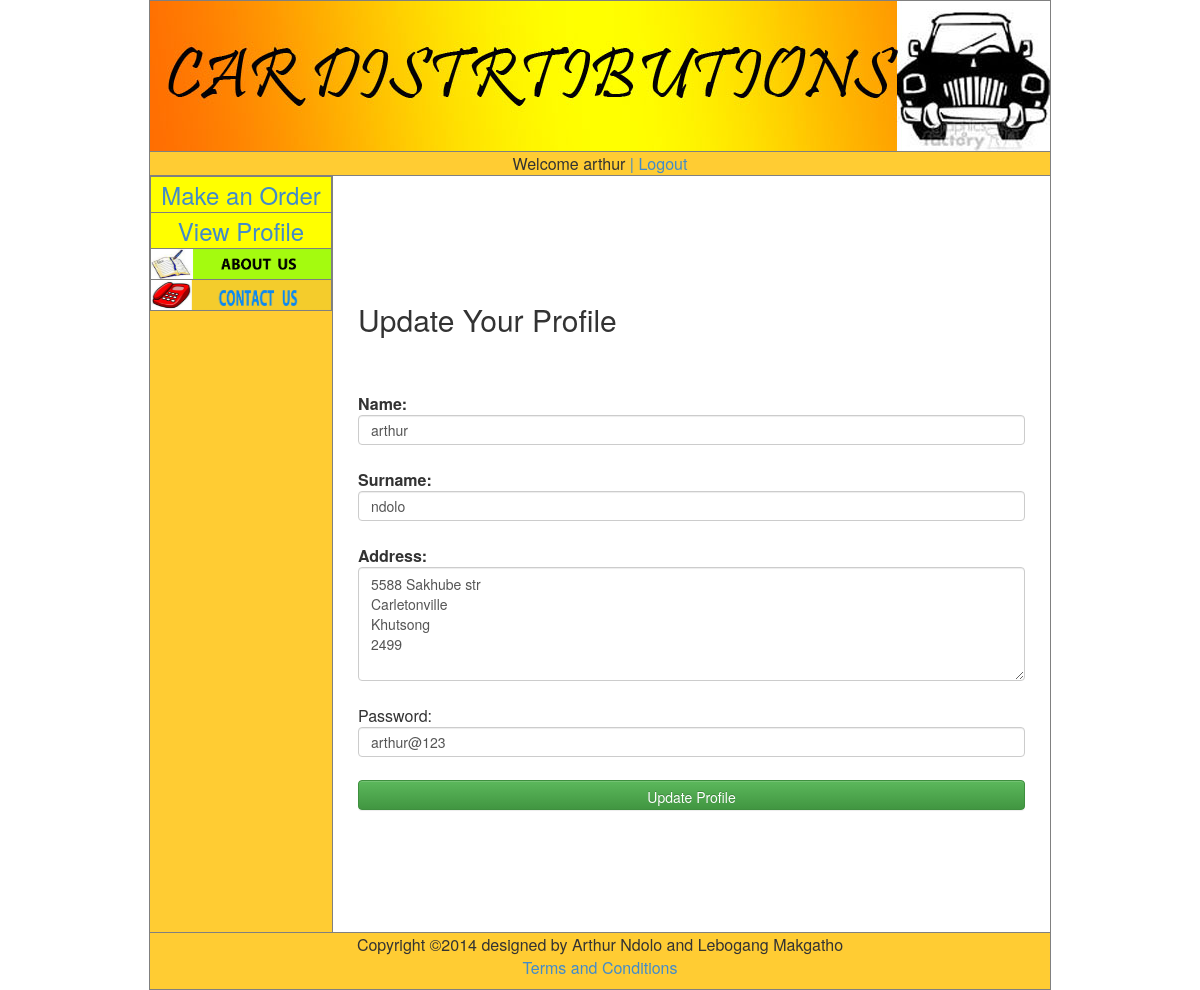
The app's page /userProfile.php (signed in) with its own data.
### tables this page shows
CREATE TABLE IF NOT EXISTS `users` (
  `name` varchar(50) NOT NULL,
  `surname` varchar(50) NOT NULL,
  `password` varchar(50) NOT NULL,
  `email` varchar(50) NOT NULL,
  `address` text NOT NULL,
  `status` varchar(11) NOT NULL,
  PRIMARY KEY (`email`)
);

### userProfile.php (the view, shortened to what this page needs)
<?php
	$email = $_SESSION['email'];
	$username = $_SESSION['username'];
?>
<html>
<head>
<link href="css/bootstrap.min.css" rel="stylesheet">
<link href="css/bootstrap-theme.min.css" rel="stylesheet">
</head>
<body>
<table width="900" border="1" align="center">
  <tr>
    <td colspan="2"><?php require('header.php');?></td>
  </tr>
  <tr>
    <td colspan="2" align="center" bgcolor="#FFCC33">Welcome <?php echo $username  ?> <a href="logout.php"> | Logout</a>
    </td>
  </tr>
  <tr>
    <td width="17" bgcolor="#FFCC33"><?php require('sideBar2.php'); ?>
      <br/>
      <br/>
      <br/>
      <br/>
      <br/>
      <br/>
      <br/>
      <br/>
      <br/>
      <br/>
      <br/>
      <br/>
      <br/>
      <br/>
      <br/>
      <br/>
      <br/>
      <br/>
      <br/>
      <br/>
      <br/>
      <br/>
      <br/>
      <br/>
      <br/>
      <br/>
      <br/>
    </td>
    <td width="867" style="padding:10px 10px 10px 10px">
<?php
			$connect = new MySQLi("localhost","carsystem","carsystem","Cars");
			$sql = "SELECT * FROM users WHERE email='$email'";
			$res = $connect->query($sql);
			echo'<form method="post" action="userProfile.php" style="padding:15px 15px 15px 15px" class="form">';
			while($row = $res->fetch_assoc())
			{
				$name = $row['name'];
				$surname = $row['surname'];
				$address = $row['address'];
				$password = $row['password'];
				echo "<b><h2>Update Your Profile</h2></b>";
				echo "<b>Name:</b> <input class='form-control' name=".$name." value =".$name.">";
				echo "<b>Surname:</b> <input class='form-control'  name=".$surname." value =".$surname.">";
				echo "<b>Address:</b> <textarea class='form-control' rows='5'  name=".$address." >".$address." </textarea>";
				echo "Password: <input class='form-control' name=".$password." value =".$password.">";
			}
			echo "<input type='submit' name='button' id='button' value='Update Profile' class='form-control btn btn-success'>";
			echo '</form>';
?>
  <tr>
    <td colspan="2" bgcolor="#FFCC33"><?php require('footer.php'); ?></td>
  </tr>
</table>
</body>
</html>

### header.php
<?php
	echo'<img src="LOGO.jpeg" width="900" height="150">';
?>

### sideBar2.php
<?php
	echo'<table width="180" border="1" bgcolor="#FF9933" >';
	echo'<tr>';
	echo'<td bgcolor="#FFFF00" align="center" style="font-size:24px"><a href="product_cart.php">Make an Order</td>';
	echo'</tr>';
	echo'<tr>';
	echo'<td bgcolor="#FFFF00" align="center" style="font-size:24px"><a href="userProfile.php">View Profile</td>';
	echo'</tr>';
	echo'<tr>';
	echo'<td><a href="aboutUs.php"><img src="btn3.jpg" width="180" height="30"></a></td>';
	echo'</tr>';
	echo'<tr>';
	echo'<td><a href="contactUs.php"><img src="btn1.jpg" width="180" height="30"></a></td>';
	echo'</tr>';
	echo'</table>';
?>

### footer.php
<?php
	echo'<p align="center" >Copyright &copy2014 designed by Arthur Ndolo and Lebogang Makgatho</br><a href="terms.html">Terms and Conditions</a> </p>';
?>

### records on screen
users: name "arthur", surname "ndolo", address "5588 Sakhube str Carletonville Khutsong 2499", password "arthur@123"

### other values on screen
$username "arthur"
